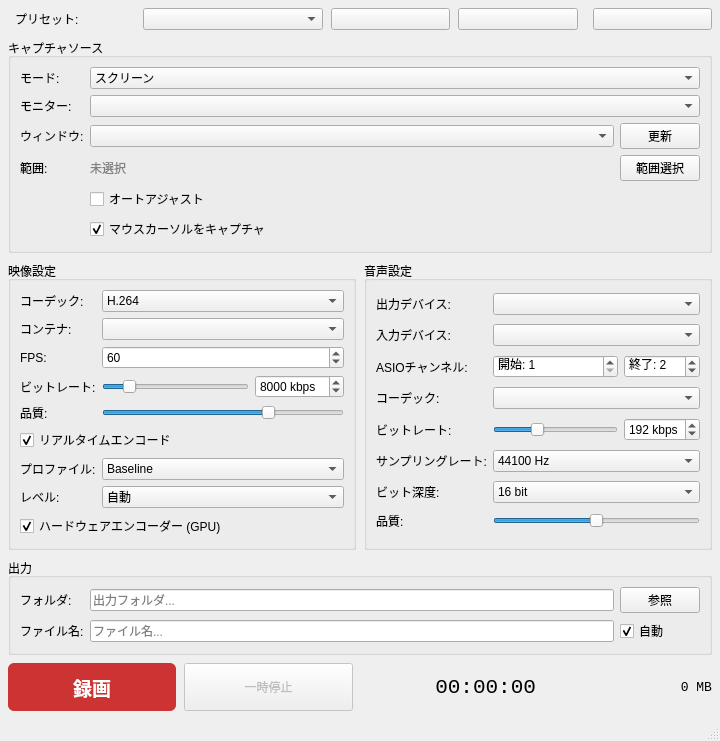
<?xml version="1.0" encoding="UTF-8"?>
<ui version="4.0">
 <class>MainWindow</class>
 <widget class="QMainWindow" name="MainWindow">
  <property name="geometry">
   <rect>
    <x>0</x>
    <y>0</y>
    <width>720</width>
    <height>680</height>
   </rect>
  </property>
  <property name="windowTitle">
   <string>pbRecorder</string>
  </property>
  <widget class="QWidget" name="centralWidget">
   <layout class="QVBoxLayout" name="mainLayout">
    <property name="spacing">
     <number>8</number>
    </property>
    <property name="leftMargin">
     <number>8</number>
    </property>
    <property name="topMargin">
     <number>8</number>
    </property>
    <property name="rightMargin">
     <number>8</number>
    </property>
    <property name="bottomMargin">
     <number>8</number>
    </property>

    <!-- Preset Row -->
    <item>
     <layout class="QHBoxLayout" name="presetLayout">
      <item>
       <spacer name="presetLeftSpacer">
        <property name="orientation">
         <enum>Qt::Horizontal</enum>
        </property>
       </spacer>
      </item>
      <item>
       <widget class="QLabel" name="presetLabel">
        <property name="text">
         <string>プリセット:</string>
        </property>
       </widget>
      </item>
      <item>
       <widget class="QComboBox" name="presetCombo">
        <property name="minimumSize">
         <size>
          <width>180</width>
          <height>0</height>
         </size>
        </property>
       </widget>
      </item>
      <item>
       <widget class="QPushButton" name="savePresetBtn">
        <property name="text">
         <string/>
        </property>
        <property name="toolTip">
         <string>プリセットを保存</string>
        </property>
       </widget>
      </item>
      <item>
       <widget class="QPushButton" name="deletePresetBtn">
        <property name="text">
         <string/>
        </property>
        <property name="toolTip">
         <string>プリセットを削除</string>
        </property>
       </widget>
      </item>
      <item>
       <spacer name="presetRightSpacer">
        <property name="orientation">
         <enum>Qt::Horizontal</enum>
        </property>
       </spacer>
      </item>
      <item>
       <widget class="QPushButton" name="settingsBtn">
        <property name="text">
         <string/>
        </property>
        <property name="toolTip">
         <string>設定</string>
        </property>
       </widget>
      </item>
     </layout>
    </item>

    <!-- Source Selection Group -->
    <item>
     <widget class="QGroupBox" name="sourceGroupBox">
      <property name="title">
       <string>キャプチャソース</string>
      </property>
      <layout class="QGridLayout" name="sourceLayout">
       <item row="0" column="0">
        <widget class="QLabel" name="captureModeLabel">
         <property name="text">
          <string>モード:</string>
         </property>
        </widget>
       </item>
       <item row="0" column="1" colspan="2">
        <widget class="QComboBox" name="captureModeCombo">
         <item>
          <property name="text">
           <string>スクリーン</string>
          </property>
         </item>
         <item>
          <property name="text">
           <string>ウィンドウ</string>
          </property>
         </item>
         <item>
          <property name="text">
           <string>範囲指定</string>
          </property>
         </item>
        </widget>
       </item>
       <item row="1" column="0">
        <widget class="QLabel" name="monitorLabel">
         <property name="text">
          <string>モニター:</string>
         </property>
        </widget>
       </item>
       <item row="1" column="1" colspan="2">
        <widget class="QComboBox" name="monitorCombo"/>
       </item>
       <item row="2" column="0">
        <widget class="QLabel" name="windowLabel">
         <property name="text">
          <string>ウィンドウ:</string>
         </property>
        </widget>
       </item>
       <item row="2" column="1">
        <widget class="QComboBox" name="windowCombo">
         <property name="sizePolicy">
          <sizepolicy hsizetype="Expanding" vsizetype="Fixed">
           <horstretch>1</horstretch>
           <verstretch>0</verstretch>
          </sizepolicy>
         </property>
        </widget>
       </item>
       <item row="2" column="2">
        <widget class="QPushButton" name="refreshWindowsBtn">
         <property name="text">
          <string>更新</string>
         </property>
         <property name="maximumSize">
          <size>
           <width>80</width>
           <height>16777215</height>
          </size>
         </property>
        </widget>
       </item>
       <item row="3" column="0">
        <widget class="QLabel" name="regionLabel">
         <property name="text">
          <string>範囲:</string>
         </property>
        </widget>
       </item>
       <item row="3" column="1">
        <widget class="QLabel" name="regionInfoLabel">
         <property name="text">
          <string>未選択</string>
         </property>
         <property name="styleSheet">
          <string>color: gray;</string>
         </property>
        </widget>
       </item>
       <item row="3" column="2">
        <widget class="QPushButton" name="selectRegionBtn">
         <property name="text">
          <string>範囲選択</string>
         </property>
        </widget>
       </item>
       <item row="4" column="1" colspan="2">
        <widget class="QCheckBox" name="autoAdjustCheck">
         <property name="text">
          <string>オートアジャスト</string>
         </property>
         <property name="toolTip">
          <string>範囲選択時に近くのラインに自動でスナップします</string>
         </property>
        </widget>
       </item>
       <item row="5" column="1" colspan="2">
        <widget class="QCheckBox" name="captureCursorCheck">
         <property name="text">
          <string>マウスカーソルをキャプチャ</string>
         </property>
         <property name="checked">
          <bool>true</bool>
         </property>
        </widget>
       </item>
      </layout>
     </widget>
    </item>

    <!-- Video + Audio Settings side by side -->
    <item>
     <layout class="QHBoxLayout" name="settingsLayout">
      <property name="spacing">
       <number>8</number>
      </property>

      <!-- Video Settings -->
      <item>
       <widget class="QGroupBox" name="videoGroupBox">
        <property name="title">
         <string>映像設定</string>
        </property>
        <layout class="QGridLayout" name="videoLayout">
         <item row="0" column="0">
          <widget class="QLabel" name="videoCodecLabel">
           <property name="text">
            <string>コーデック:</string>
           </property>
          </widget>
         </item>
         <item row="0" column="1" colspan="2">
          <widget class="QComboBox" name="videoCodecCombo">
           <item>
            <property name="text">
             <string>H.264</string>
            </property>
           </item>
           <item>
            <property name="text">
             <string>WMV</string>
            </property>
           </item>
          </widget>
         </item>
         <item row="1" column="0">
          <widget class="QLabel" name="containerLabel">
           <property name="text">
            <string>コンテナ:</string>
           </property>
          </widget>
         </item>
         <item row="1" column="1" colspan="2">
          <widget class="QComboBox" name="containerCombo"/>
         </item>
         <item row="2" column="0">
          <widget class="QLabel" name="fpsLabel">
           <property name="text">
            <string>FPS:</string>
           </property>
          </widget>
         </item>
         <item row="2" column="1" colspan="2">
          <widget class="QSpinBox" name="fpsSpinBox">
           <property name="minimum">
            <number>1</number>
           </property>
           <property name="maximum">
            <number>240</number>
           </property>
           <property name="value">
            <number>60</number>
           </property>
          </widget>
         </item>
         <item row="3" column="0">
          <widget class="QLabel" name="videoBitrateLabel">
           <property name="text">
            <string>ビットレート:</string>
           </property>
          </widget>
         </item>
         <item row="3" column="1">
          <widget class="QSlider" name="videoBitrateSlider">
           <property name="orientation">
            <enum>Qt::Horizontal</enum>
           </property>
           <property name="minimum">
            <number>500</number>
           </property>
           <property name="maximum">
            <number>50000</number>
           </property>
           <property name="value">
            <number>8000</number>
           </property>
           <property name="singleStep">
            <number>500</number>
           </property>
           <property name="pageStep">
            <number>2000</number>
           </property>
          </widget>
         </item>
         <item row="3" column="2">
          <widget class="QSpinBox" name="videoBitrateSpinBox">
           <property name="minimum">
            <number>500</number>
           </property>
           <property name="maximum">
            <number>50000</number>
           </property>
           <property name="value">
            <number>8000</number>
           </property>
           <property name="suffix">
            <string> kbps</string>
           </property>
           <property name="singleStep">
            <number>500</number>
           </property>
          </widget>
         </item>
         <item row="4" column="0">
          <widget class="QLabel" name="videoQualityLabel">
           <property name="text">
            <string>品質:</string>
           </property>
          </widget>
         </item>
         <item row="4" column="1" colspan="2">
          <widget class="QSlider" name="videoQualitySlider">
           <property name="orientation">
            <enum>Qt::Horizontal</enum>
           </property>
           <property name="minimum">
            <number>0</number>
           </property>
           <property name="maximum">
            <number>100</number>
           </property>
           <property name="value">
            <number>70</number>
           </property>
          </widget>
         </item>
         <item row="5" column="0" colspan="3">
          <widget class="QCheckBox" name="realtimeEncodeCheck">
           <property name="text">
            <string>リアルタイムエンコード</string>
           </property>
           <property name="checked">
            <bool>true</bool>
           </property>
          </widget>
         </item>
         <item row="6" column="0">
          <widget class="QLabel" name="h264ProfileLabel">
           <property name="text">
            <string>プロファイル:</string>
           </property>
          </widget>
         </item>
         <item row="6" column="1" colspan="2">
          <widget class="QComboBox" name="h264ProfileCombo">
           <item>
            <property name="text">
             <string>Baseline</string>
            </property>
           </item>
           <item>
            <property name="text">
             <string>Main</string>
            </property>
           </item>
           <item>
            <property name="text">
             <string>High</string>
            </property>
           </item>
          </widget>
         </item>
         <item row="7" column="0">
          <widget class="QLabel" name="h264LevelLabel">
           <property name="text">
            <string>レベル:</string>
           </property>
          </widget>
         </item>
         <item row="7" column="1" colspan="2">
          <widget class="QComboBox" name="h264LevelCombo">
           <item>
            <property name="text">
             <string>自動</string>
            </property>
           </item>
           <item>
            <property name="text">
             <string>4.0</string>
            </property>
           </item>
           <item>
            <property name="text">
             <string>4.1</string>
            </property>
           </item>
           <item>
            <property name="text">
             <string>4.2</string>
            </property>
           </item>
           <item>
            <property name="text">
             <string>5.0</string>
            </property>
           </item>
           <item>
            <property name="text">
             <string>5.1</string>
            </property>
           </item>
          </widget>
         </item>
         <item row="8" column="0" colspan="3">
          <widget class="QCheckBox" name="hwEncoderCheck">
           <property name="text">
            <string>ハードウェアエンコーダー (GPU)</string>
           </property>
           <property name="checked">
            <bool>true</bool>
           </property>
          </widget>
         </item>
        </layout>
       </widget>
      </item>

      <!-- Audio Settings -->
      <item>
       <widget class="QGroupBox" name="audioGroupBox">
        <property name="title">
         <string>音声設定</string>
        </property>
        <layout class="QGridLayout" name="audioLayout">
         <item row="0" column="0">
          <widget class="QLabel" name="outputAudioLabel">
           <property name="text">
            <string>出力デバイス:</string>
           </property>
          </widget>
         </item>
         <item row="0" column="1" colspan="2">
          <widget class="QComboBox" name="outputAudioCombo"/>
         </item>
         <item row="1" column="0">
          <widget class="QLabel" name="inputAudioLabel">
           <property name="text">
            <string>入力デバイス:</string>
           </property>
          </widget>
         </item>
         <item row="1" column="1" colspan="2">
          <widget class="QComboBox" name="inputAudioCombo"/>
         </item>
         <item row="2" column="0">
          <widget class="QLabel" name="asioChannelLabel">
           <property name="text">
            <string>ASIOチャンネル:</string>
           </property>
          </widget>
         </item>
         <item row="2" column="1">
          <widget class="QSpinBox" name="asioStartChSpin">
           <property name="minimum">
            <number>1</number>
           </property>
           <property name="maximum">
            <number>64</number>
           </property>
           <property name="value">
            <number>1</number>
           </property>
           <property name="prefix">
            <string>開始: </string>
           </property>
          </widget>
         </item>
         <item row="2" column="2">
          <widget class="QSpinBox" name="asioEndChSpin">
           <property name="minimum">
            <number>1</number>
           </property>
           <property name="maximum">
            <number>64</number>
           </property>
           <property name="value">
            <number>2</number>
           </property>
           <property name="prefix">
            <string>終了: </string>
           </property>
          </widget>
         </item>
         <item row="3" column="0">
          <widget class="QLabel" name="audioCodecLabel">
           <property name="text">
            <string>コーデック:</string>
           </property>
          </widget>
         </item>
         <item row="3" column="1" colspan="2">
          <widget class="QComboBox" name="audioCodecCombo"/>
         </item>
         <!-- Bitrate row (for AAC/MP3/WMA/Opus) -->
         <item row="4" column="0">
          <widget class="QLabel" name="audioBitrateLabel">
           <property name="text">
            <string>ビットレート:</string>
           </property>
          </widget>
         </item>
         <item row="4" column="1">
          <widget class="QSlider" name="audioBitrateSlider">
           <property name="orientation">
            <enum>Qt::Horizontal</enum>
           </property>
           <property name="minimum">
            <number>32</number>
           </property>
           <property name="maximum">
            <number>512</number>
           </property>
           <property name="value">
            <number>192</number>
           </property>
           <property name="singleStep">
            <number>32</number>
           </property>
           <property name="pageStep">
            <number>64</number>
           </property>
          </widget>
         </item>
         <item row="4" column="2">
          <widget class="QSpinBox" name="audioBitrateSpinBox">
           <property name="minimum">
            <number>32</number>
           </property>
           <property name="maximum">
            <number>512</number>
           </property>
           <property name="value">
            <number>192</number>
           </property>
           <property name="suffix">
            <string> kbps</string>
           </property>
           <property name="singleStep">
            <number>32</number>
           </property>
          </widget>
         </item>
         <!-- Sample Rate row (for PCM) -->
         <item row="5" column="0">
          <widget class="QLabel" name="audioSampleRateLabel">
           <property name="text">
            <string>サンプリングレート:</string>
           </property>
          </widget>
         </item>
         <item row="5" column="1" colspan="2">
          <widget class="QComboBox" name="audioSampleRateCombo">
           <item>
            <property name="text">
             <string>44100 Hz</string>
            </property>
           </item>
           <item>
            <property name="text">
             <string>48000 Hz</string>
            </property>
           </item>
           <item>
            <property name="text">
             <string>96000 Hz</string>
            </property>
           </item>
          </widget>
         </item>
         <!-- Bit Depth row (for PCM) -->
         <item row="6" column="0">
          <widget class="QLabel" name="audioBitDepthLabel">
           <property name="text">
            <string>ビット深度:</string>
           </property>
          </widget>
         </item>
         <item row="6" column="1" colspan="2">
          <widget class="QComboBox" name="audioBitDepthCombo">
           <item>
            <property name="text">
             <string>16 bit</string>
            </property>
           </item>
           <item>
            <property name="text">
             <string>24 bit</string>
            </property>
           </item>
           <item>
            <property name="text">
             <string>32 bit (float)</string>
            </property>
           </item>
          </widget>
         </item>
         <!-- Vorbis Quality row -->
         <item row="7" column="0">
          <widget class="QLabel" name="vorbisQualityLabel">
           <property name="text">
            <string>品質:</string>
           </property>
          </widget>
         </item>
         <item row="7" column="1" colspan="2">
          <widget class="QSlider" name="vorbisQualitySlider">
           <property name="orientation">
            <enum>Qt::Horizontal</enum>
           </property>
           <property name="minimum">
            <number>0</number>
           </property>
           <property name="maximum">
            <number>10</number>
           </property>
           <property name="value">
            <number>5</number>
           </property>
          </widget>
         </item>
        </layout>
       </widget>
      </item>
     </layout>
    </item>

    <!-- Output Path -->
    <item>
     <widget class="QGroupBox" name="outputGroupBox">
      <property name="title">
       <string>出力</string>
      </property>
      <layout class="QGridLayout" name="outputLayout">
       <item row="0" column="0">
        <widget class="QLabel" name="outputDirLabel">
         <property name="text">
          <string>フォルダ:</string>
         </property>
        </widget>
       </item>
       <item row="0" column="1">
        <widget class="QLineEdit" name="outputDirEdit">
         <property name="placeholderText">
          <string>出力フォルダ...</string>
         </property>
         <property name="readOnly">
          <bool>true</bool>
         </property>
        </widget>
       </item>
       <item row="0" column="2">
        <widget class="QPushButton" name="browseBtn">
         <property name="text">
          <string>参照</string>
         </property>
         <property name="maximumSize">
          <size>
           <width>80</width>
           <height>16777215</height>
          </size>
         </property>
        </widget>
       </item>
       <item row="1" column="0">
        <widget class="QLabel" name="outputFileLabel">
         <property name="text">
          <string>ファイル名:</string>
         </property>
        </widget>
       </item>
       <item row="1" column="1">
        <widget class="QLineEdit" name="outputFileEdit">
         <property name="placeholderText">
          <string>ファイル名...</string>
         </property>
        </widget>
       </item>
       <item row="1" column="2">
        <widget class="QCheckBox" name="autoFileNameCheck">
         <property name="text">
          <string>自動</string>
         </property>
         <property name="checked">
          <bool>true</bool>
         </property>
         <property name="toolTip">
          <string>録画開始時に日時と設定からファイル名を自動生成します</string>
         </property>
        </widget>
       </item>
      </layout>
     </widget>
    </item>

    <!-- Record Controls -->
    <item>
     <layout class="QHBoxLayout" name="controlsLayout">
      <property name="spacing">
       <number>8</number>
      </property>
      <item>
       <widget class="QPushButton" name="recordBtn">
        <property name="text">
         <string>録画</string>
        </property>
        <property name="minimumSize">
         <size>
          <width>120</width>
          <height>48</height>
         </size>
        </property>
        <property name="font">
         <font>
          <pointsize>14</pointsize>
          <bold>true</bold>
         </font>
        </property>
        <property name="styleSheet">
         <string>QPushButton { background-color: #cc3333; color: white; border-radius: 6px; }
QPushButton:hover { background-color: #ee4444; }
QPushButton:disabled { background-color: #888888; }</string>
        </property>
       </widget>
      </item>
      <item>
       <widget class="QPushButton" name="pauseBtn">
        <property name="text">
         <string>一時停止</string>
        </property>
        <property name="enabled">
         <bool>false</bool>
        </property>
        <property name="minimumSize">
         <size>
          <width>80</width>
          <height>48</height>
         </size>
        </property>
       </widget>
      </item>
      <item>
       <spacer name="controlsSpacer">
        <property name="orientation">
         <enum>Qt::Horizontal</enum>
        </property>
       </spacer>
      </item>
      <item>
       <widget class="QLabel" name="durationLabel">
        <property name="text">
         <string>00:00:00</string>
        </property>
        <property name="font">
         <font>
          <pointsize>16</pointsize>
          <family>Consolas</family>
         </font>
        </property>
        <property name="alignment">
         <set>Qt::AlignRight|Qt::AlignVCenter</set>
        </property>
       </widget>
      </item>
      <item>
       <widget class="QLabel" name="fileSizeLabel">
        <property name="text">
         <string>0 MB</string>
        </property>
        <property name="font">
         <font>
          <pointsize>10</pointsize>
          <family>Consolas</family>
         </font>
        </property>
        <property name="alignment">
         <set>Qt::AlignRight|Qt::AlignVCenter</set>
        </property>
        <property name="minimumSize">
         <size>
          <width>80</width>
          <height>0</height>
         </size>
        </property>
       </widget>
      </item>
     </layout>
    </item>
   </layout>
  </widget>
  <widget class="QStatusBar" name="statusBar"/>
 </widget>
 <resources/>
 <connections/>
</ui>
